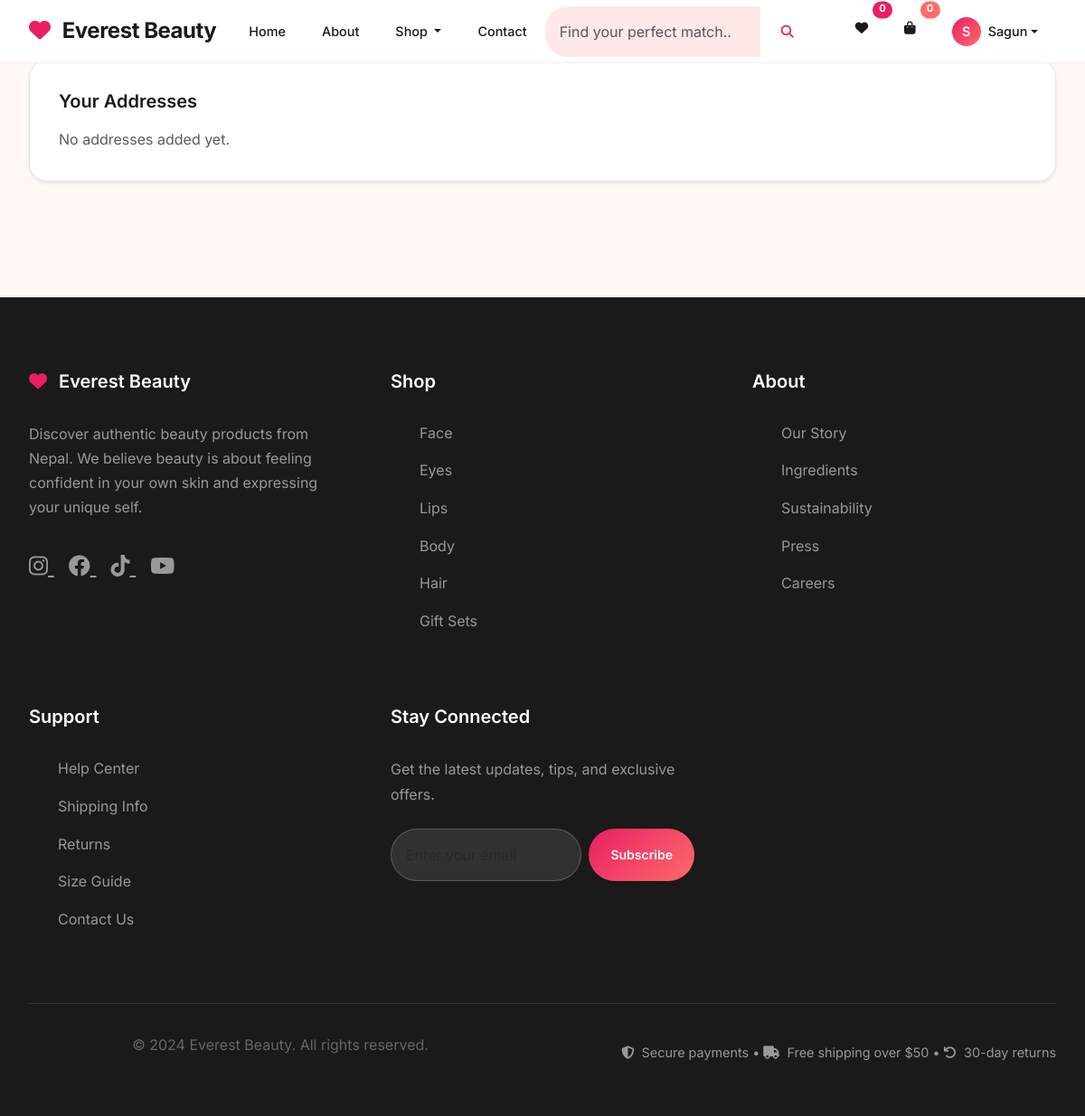
The page /orders/shipping-address/ (signed in) on the database as committed earlier.
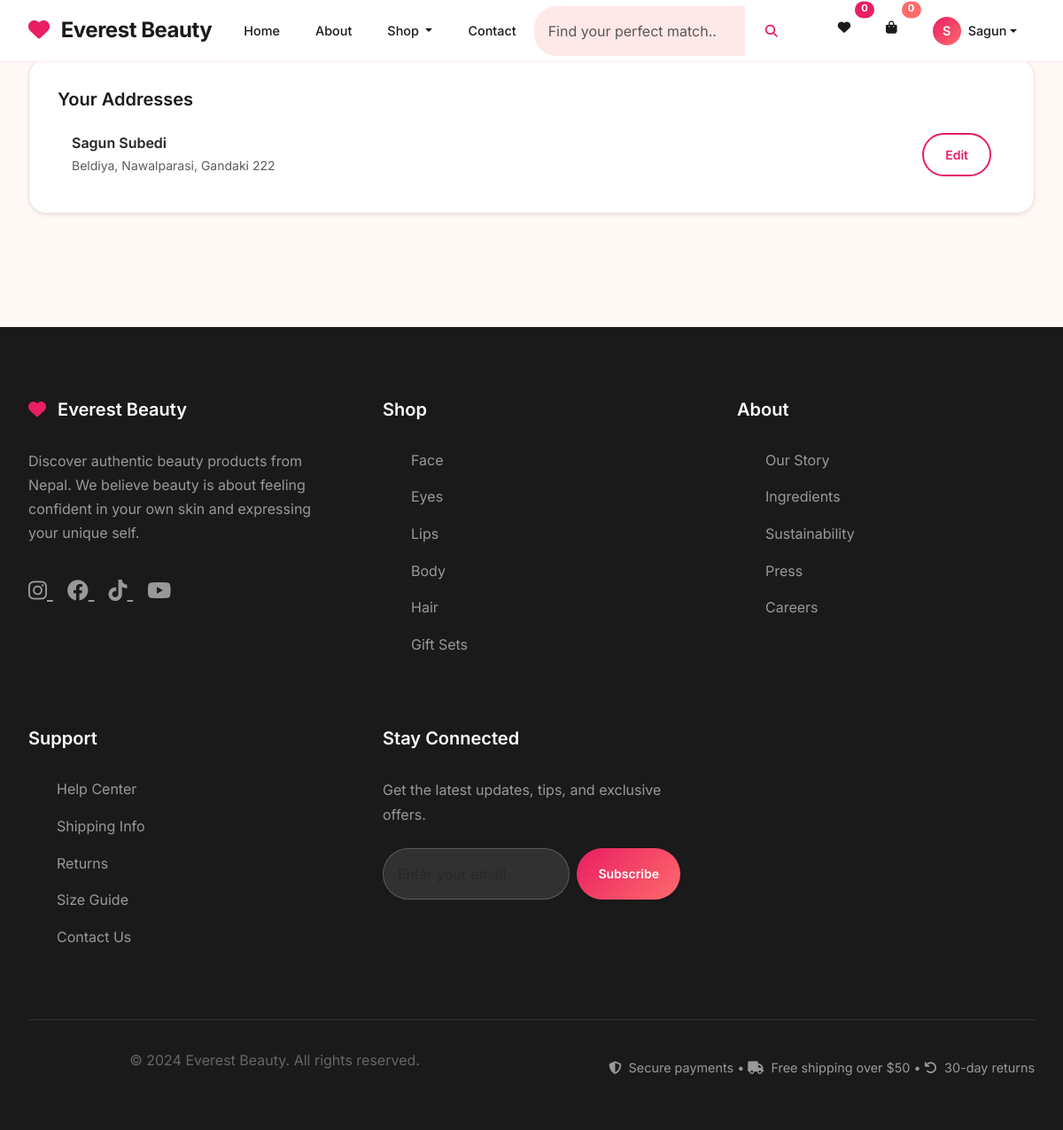
The same page on the database as committed later.
### order_management/models.py (models this page shows, shortened)
class ShippingAddress(models.Model):
    user = models.ForeignKey(User, on_delete=models.CASCADE, related_name='shipping_addresses')
    full_name = models.CharField(max_length=100)
    phone = models.CharField(max_length=15)
    address_line1 = models.CharField(max_length=200)
    address_line2 = models.CharField(max_length=200, blank=True)
    city = models.CharField(max_length=100)
    state = models.CharField(max_length=100)
    postal_code = models.CharField(max_length=20)
    country = models.CharField(max_length=100, default='Nepal')
    is_default = models.BooleanField(default=False)
    created_at = models.DateTimeField(auto_now_add=True)
    class Meta:
        verbose_name = 'Shipping Address'
        verbose_name_plural = 'Shipping Addresses'

### order_management/views.py (the view)
# urls.py: path('shipping-address/', views.shipping_address, name='shipping_address'),
@login_required
def shipping_address(request):
    addresses = ShippingAddress.objects.filter(user=request.user)
    context = {
        'addresses': addresses,
    }
    return render(request, 'order_management/shipping_address.html', context)

### dashboard/context_processors.py (called while the page is built)
def cart_and_wishlist_counts(request):
    cart_count = 0
    wishlist_count = 0
    if request.user.is_authenticated:
        wishlist_count = Wishlist.objects.filter(user=request.user).count()
        cart = Cart.objects.filter(user=request.user).first()
    else:
        if not request.session.session_key:
            request.session.create()
        cart = Cart.objects.filter(session_key=request.session.session_key).first()
    if cart:
        cart_count = cart.total_items
    return {
        'navbar_cart_count': cart_count,
        'navbar_wishlist_count': wishlist_count,
    }

### dashboard/models.py (called while the page is built)
    @property
    def total_items(self):
        return sum(item.quantity for item in self.items.all())

### templates/order_management/shipping_address.html (shortened to what this page needs)
{% extends 'base.html' %}
{% block content %}
<div class="container mt-4">
	<nav aria-label="breadcrumb">
		<ol class="breadcrumb">
			<li class="breadcrumb-item"><a href="{% url 'dashboard:home' %}">Home</a></li>
			<li class="breadcrumb-item active" aria-current="page">Shipping Addresses</li>
		</ol>
	</nav>
	<div class="card shadow-sm">
		<div class="card-body">
			<h5 class="card-title">Your Addresses</h5>
			{% if addresses %}
			<ul class="list-group list-group-flush">
				{% for addr in addresses %}
				<li class="list-group-item d-flex justify-content-between align-items-center">
					<div>
						<div class="fw-semibold">{{ addr.full_name }}</div>
						<small class="text-muted">{{ addr.address_line1 }}, {{ addr.city }}, {{ addr.state }} {{ addr.postal_code }}</small>
					</div>
					<a class="btn btn-sm btn-outline-primary" href="{% url 'order_management:edit_shipping_address' address_id=addr.id %}">Edit</a>
				</li>
				{% endfor %}
			</ul>
			{% else %}
			<p class="text-muted mb-0">No addresses added yet.</p>
			{% endif %}
		</div>
	</div>
</div>
{% endblock %}

Rows that differ between the two databases and show on the page:
added ShippingAddress: full_name "Sagun Subedi", address_line1 "Beldiya", city "Nawalparasi", state "Gandaki", postal_code "222"
Other text that changed with them:
text no longer shown: "No addresses added yet."
